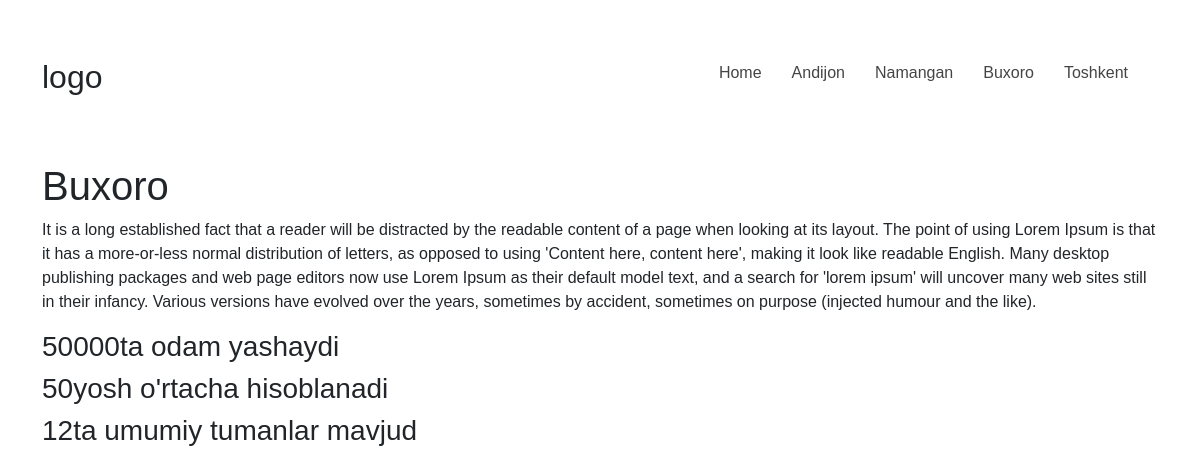
Screenshot of /buxoro/ with the database file from the repository.
### blog/models.py (models this page shows, shortened)
class Buxoro(models.Model):
    viloyat = models.CharField(max_length=60)
    viloyat_haqida = models.TextField(max_length=700)
    odam_soni = models.IntegerField()
    ortacha_yosh = models.IntegerField()
    tumanlar_soni = models.IntegerField()

### blog/views.py (the view)
# urls.py: path("buxoro/", buxoro),
def buxoro(request):
    buxoro_malumot = Buxoro.objects.all()
    context = {
        "buxoro_content": buxoro_malumot
    }
    return render(request, 'buxoro.html', context)

### templates/buxoro.html (shortened to what this page needs)
{% extends 'asosiy.html' %}
{% block content %}
<div class="container">
    {% for x in buxoro_content %}
    <div class="buxoro">
        <h1>{{ x.viloyat }}</h1>
        <p>{{ x.viloyat_haqida }}</p>
        <h3>{{ x.odam_soni }}ta odam yashaydi </h3>
        <h3>{{ x.ortacha_yosh }}yosh o'rtacha hisoblanadi </h3>
        <h3>{{ x.tumanlar_soni }}ta umumiy tumanlar mavjud</h3>
    </div>
    {% endfor %}
</div>
{% endblock %}

### static/style.css (style rules this page uses)
* { margin: 0; padding: 0; box-sizing: border-box; font-family: sans-serif; }
.container { max-width: 1250px; margin-left: auto; margin-right: auto; padding: 0px 20px; }

### rows the page displays
Buxoro: viloyat "Buxoro", viloyat_haqida "It is a long established fact that a reader will be distracted by the readable content of a page when looking at its layout. The point of using Lorem Ipsum is that it has a more-or-less normal distribution of letters, as opposed to using 'Content here, content here', making it look like readable English. Many desktop publishing packages and web page editors now use Lorem Ipsum as their default model text, and a search for 'lorem ipsum' will uncover many web sites still in their infancy. Various versions have evolved over the years, sometimes by accident, sometimes on purpose (injected humour and the like).", odam_soni "50000", ortacha_yosh "50", tumanlar_soni "12"
